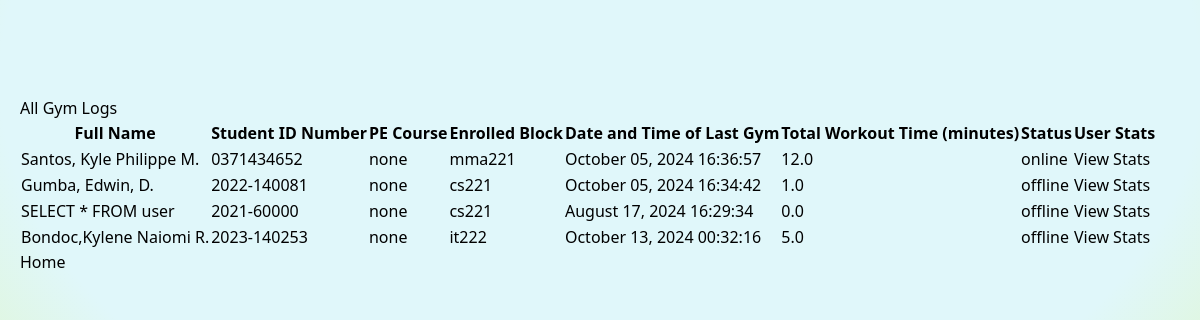
The app's page /gym_info, older data.
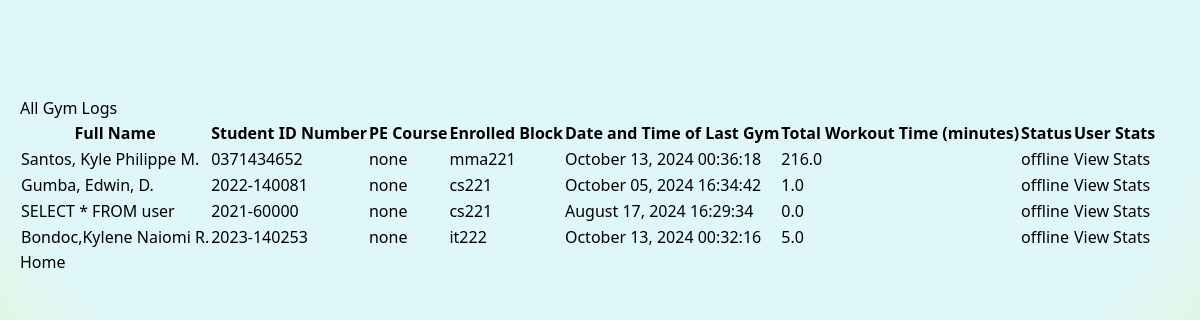
The same page, newer data.
### main.py (models this page shows)
class StudentData(db.Model):
    id = db.Column(db.Integer, primary_key=True)
    full_name = db.Column(db.String(100), nullable=False)
    student_id = db.Column(db.String(15), nullable=False, unique=True)
    pe_course = db.Column(db.String(10), nullable=False)
    enrolled_block = db.Column(db.String(10), nullable=False)
    rfid = db.Column(db.String(50), nullable=False, unique=True)
    status = db.Column(db.String(10), nullable=False, default='offline')  # online or offline
    last_gym = db.Column(db.DateTime, nullable=True)  # DateTime of last gym session end
    total_workout_time = db.Column(db.Float, nullable=False, default=0.0)  # Total workout time in minutes
    last_login = db.Column(db.DateTime, nullable=True)  # DateTime of last gym session start
    completed_sessions = db.Column(db.Integer, nullable=False, default=0)  # Number of completed gym sessions

### main.py (the view)
@app.route('/gym_info')
def gym_info():
    all_logs = StudentData.query.all()
    for log in all_logs:
        if log.last_gym:
            log.last_gym = log.last_gym.strftime("%B %d, %Y %H:%M:%S")
    return render_template('gym_info.html', all_logs=all_logs)

### templates/gym_info.html (shortened to what this page needs)
{% extends 'layouts/base.html' %}
{% block content %}
    <h1>All Gym Logs</h1>
    <table>
        <thead>
            <tr>
                <th>Full Name</th>
                <th>Student ID Number</th>
                <th>PE Course</th>
                <th>Enrolled Block</th>
                <th>Date and Time of Last Gym </th>
                <th>Total Workout Time (minutes)</th>
                <th>Status</th>
                <th>User Stats</th>
            </tr>
        </thead>
        <tbody>
            {% for log in all_logs %}
            <tr>
                <td>{{ log.full_name }}</td>
                <td>{{ log.student_id }}</td>
                <td>{{ log.pe_course }}</td>
                <td>{{ log.enrolled_block }}</td>
                <td>{{ log.last_gym }}</td>
                <td>{{ log.total_workout_time | round }}</td>
                <td>{{ log.status }}</td>
                <td><a href = "/individual_stats/{{log.student_id}}">View Stats</a></td>
            </tr>
            {% endfor %}
        </tbody>
    </table>
{% endblock %}

Row changes from the older to the newer data that the page shows:
changed StudentData "Santos, Kyle Philippe M.": last_gym "October 05, 2024 16:36:57" → "October 13, 2024 00:36:18"; total_workout_time "12.0" → "216.0"; status "online" → "offline"
